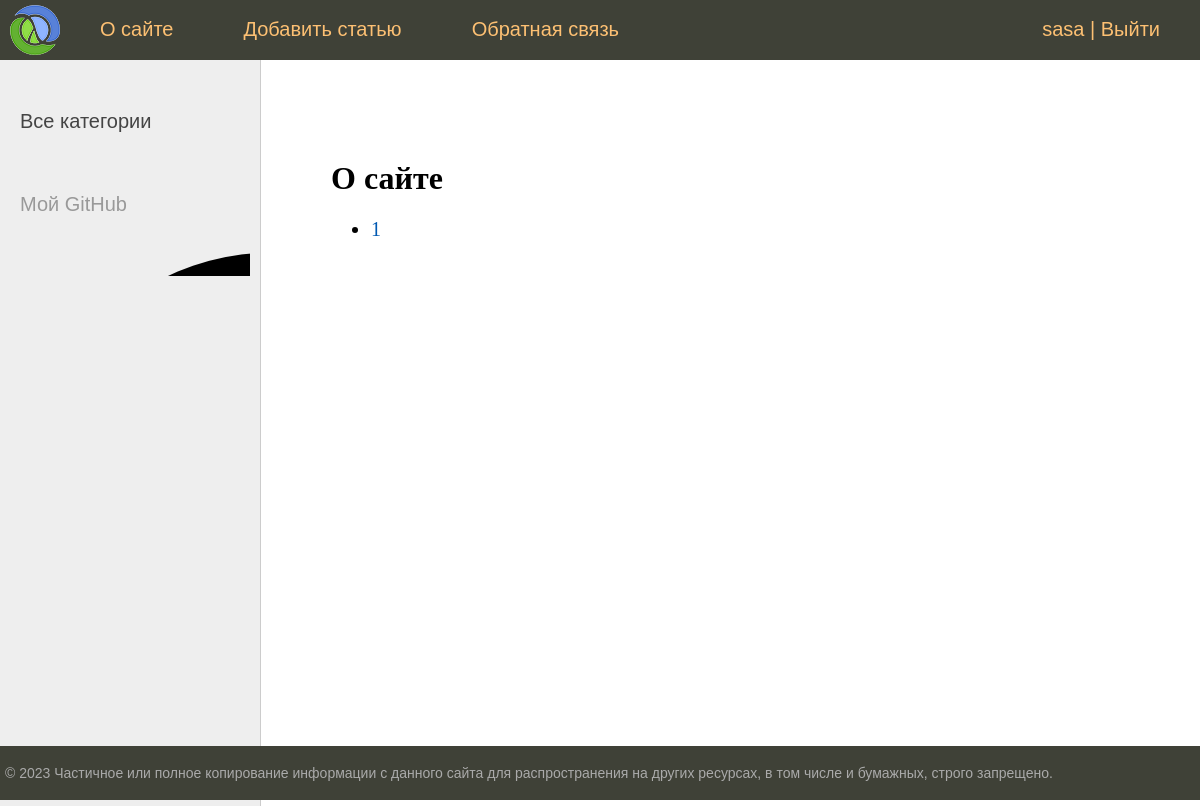
/about/ (signed in), run on an earlier commit of the app's database.
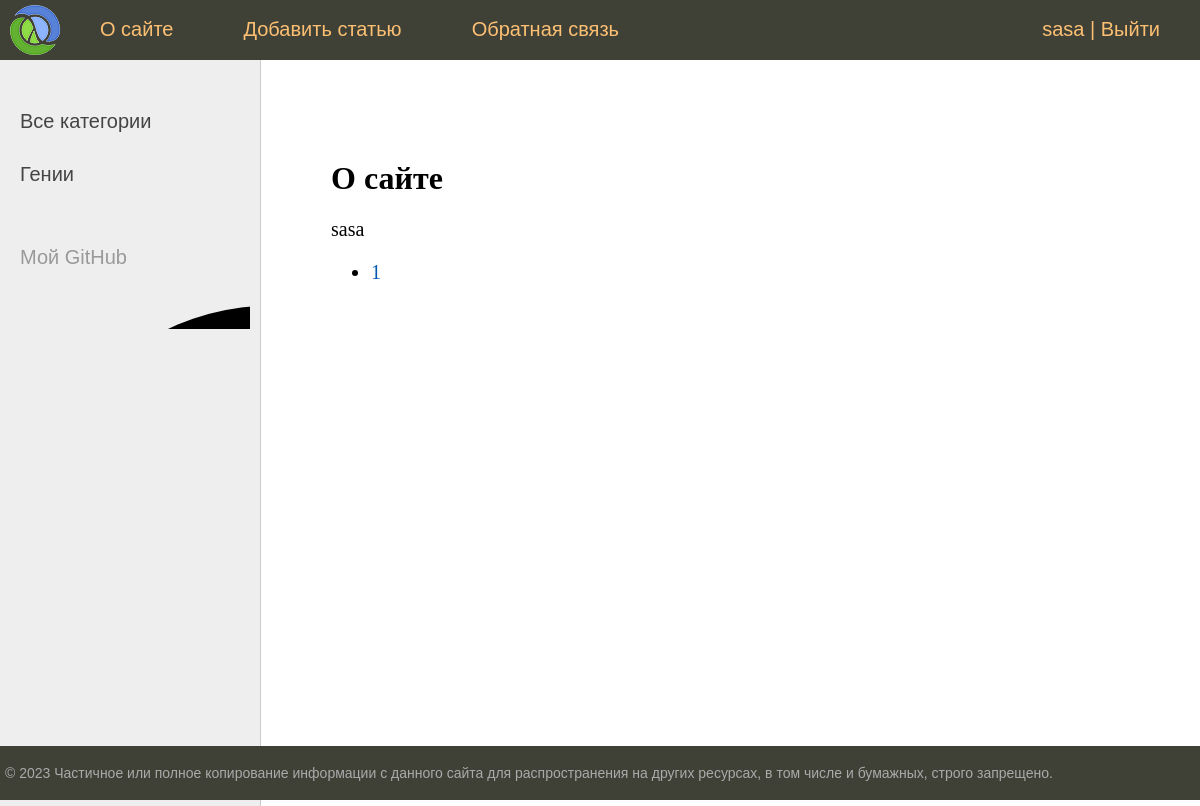
And on a later commit of the database.
### newsline/models.py (models this page shows, shortened)
class Category(models.Model):
    name = models.CharField(max_length=100, db_index=True, verbose_name='Категория')
    slug = models.SlugField(max_length=255, unique=True, db_index=True)
    class Meta:
        verbose_name = 'Категория'
        verbose_name_plural = 'Категории'
    def get_absolute_url(self):
        return reverse('category', kwargs={'cat_slug': self.slug})

class Post(models.Model):
    class Status(models.IntegerChoices):
        DRAFT = 0, 'Черновик'
        PUBLISHED = 1, 'Опубликовано'
    title = models.CharField(max_length=255, verbose_name='Заголовок')
    slug = models.SlugField(max_length=255, unique=True, db_index=True, verbose_name='Слаг',
                            validators=[
                                MinLengthValidator(5),
                                MaxLengthValidator(255),
                            ])
    photo = models.ImageField(upload_to='photos/%Y/%m/%d', default=None, blank=True, null=True,
                              verbose_name='Фотография')
    content = models.TextField(blank=True, verbose_name='Контент')
    time_create = models.DateTimeField(auto_now_add=True, verbose_name='Время создания')
    time_update = models.DateTimeField(auto_now=True, verbose_name='Время обновления')
    is_published = models.IntegerField(choices=Status.choices, default=Status.PUBLISHED, verbose_name='Публикация')
    cat = models.ForeignKey('Category', on_delete=models.PROTECT, related_name='posts', verbose_name='Категория')
    tags = models.ManyToManyField('TagPost', blank=True, related_name='tags', verbose_name='Теги')
    husband = models.OneToOneField('Husband', on_delete=models.SET_NULL, null=True, blank=True, related_name='woman',
                                   verbose_name='Муж')
    author = models.ForeignKey(get_user_model(), on_delete=models.SET_NULL, related_name='posts', null=True,
                               default=None)
    objects = models.Manager()
    published = PublishedManager()
    def __str__(self):
        return self.title
    class Meta:
        verbose_name = 'Посты'
        verbose_name_plural = 'Посты'
        ordering = ['-time_create']
        indexes = [
            models.Index(fields=['-time_create'])
        ]

### newsline/views.py (the view)
# urls.py: path('about/', views.about, name='about'),
@login_required
def about(request):
    contact_list = Post.published.all()
    paginator = Paginator(contact_list, 3)
    page_number = request.GET.get('page')
    page_obj = paginator.get_page(page_number)
    return render(request, 'newsline/about.html',
                  {"title": 'О сайте', 'page_obj': page_obj})

### newsline/models.py (called while the page is built)
    def get_queryset(self):
        return super().get_queryset().filter(is_published=1)

### newsline/templatetags/newsline_tags.py (called while the page is built)
@register.inclusion_tag('newsline/list_categories.html')
def show_categories(cat_selected=0):
    cats = Category.objects.annotate(total=Count('posts')).filter(total__gt=0)
    return {'cats': cats, 'cat_selected': cat_selected}

@register.inclusion_tag('newsline/list_tags.html')
def show_all_tags():
    return {'tags': TagPost.objects.annotate(total=Count('tags')).filter(total__gt=0)}

### users/context_processors.py (called while the page is built)
def get_news_context(request):
    return {'mainmenu': menu}

### newsline/templates/newsline/about.html
{% extends 'base.html' %}
{% block content %}
<h1>{{ title }}</h1>
{% for item in page_obj %}
<p>{{ item}}</p>
{% endfor %}
<nav>
    <ul>
        {% for p in page_obj.paginator.page_range %}
        <li>
            <a href="?page={{ p }}">{{p}}</a>
        </li>
        {% endfor %}
    </ul>
</nav>
{% endblock %}

### templates/base.html (shortened to what this page needs)
{% load static %}
{% load newsline_tags %}
<!DOCTYPE html>
<html>
<head>
	<link type="text/css" href="{% static 'newsline/css/styles.css' %}" rel="stylesheet" />
</head>
<body>
<table class="table-page" border=0 cellpadding="0" cellspacing="0">
<tr><td valign=top>
{% block mainmenu %}
		<div class="header">
			<ul id="mainmenu" class="mainmenu">
			<li class="logo"><a href="{% url 'home' %}"><div class="logo"></div></a></li>
{% for m in mainmenu %}
	<li><a href="{% url m.url_name %}">{{m.title}}</a></li>
{% endfor %}
{% if user.is_authenticated %}
    <li class="last"><a href="{% url 'users:profile' %}">{{user.username}}</a> | <a href="{% url 'users:logout' %}">Выйти</a></li>
{% else %}
    <li class="last"><a href="{% url 'users:login' %}">Войти</a> | <a href="{% url 'users:register' %}">Регистрация</a></li>
{% endif %}
			</ul>
		</div>
{% endblock mainmenu %}
<table class="table-content" border=0 cellpadding="0" cellspacing="0">
<tr>
	<td valign="top" class="left-chapters">
	<ul id="leftchapters">
		{% if cat_selected == 0 %}
		<li class="selected">Все категории</li>
		{% else %}
		<li><a href="{% url 'home' %}">Все категории</a></li>
		{% endif %}
		{% show_categories cat_selected %}
		<li class="share">
		<p>Мой GitHub</p>
		<a class="share-gt" href="https://github.com/SashaKarpo" target="_blank" rel="nofollow"></a>
		</li>
	</ul>
</td>
<td valign="top" class="content">
	<div class="content-text">
{% block content %}
{% endblock %}
	</div>
</td></tr></table>
</td></tr>
<tr><td valign=top>
	<div id="footer">
		<p>&copy; 2023 Частичное или полное копирование информации с данного сайта для распространения на других ресурсах, в том числе и бумажных, строго запрещено.</p>
	</div>
</td></tr></table>
</body>
</html>

### newsline/templates/newsline/list_categories.html
{% for cat in cats %}
{% if cat.id == cat_selected %}
<li class="selected">{{cat.name}}</li>
{% else %}
<li><a href="{{ cat.get_absolute_url }}">{{cat.name}}</a></li>
{% endif %}
{% endfor %}

What changed in the data, as far as the page shows it:
added Category: name "Гении"
added Post: title "sasa"
